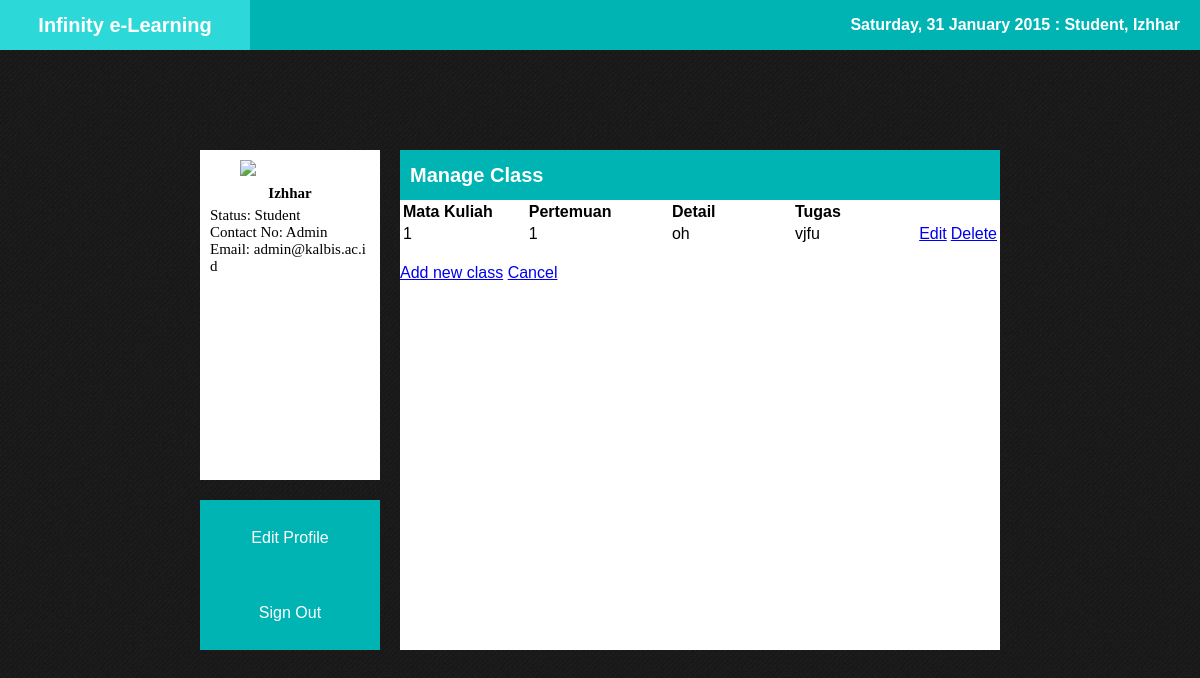
/modules/manage_class.php?id=1 (signed in), run on the app's committed database.
### tables this page shows
CREATE TABLE IF NOT EXISTS `msuser` (
  `id` int(10) NOT NULL,
  `password` varchar(100) NOT NULL,
  `name` varchar(100) NOT NULL,
  `contact` varchar(13) NOT NULL,
  `email` varchar(100) NOT NULL,
  `status` varchar(100) NOT NULL
);

CREATE TABLE IF NOT EXISTS `mspertemuan` (
  `ID_HeaderMataKuliah` int(10) NOT NULL,
  `NamaMataKuliah` varchar(100) NOT NULL,
  `ID_Pertemuan` int(11) NOT NULL,
  `Topic` text NOT NULL,
  `Detail` text NOT NULL,
  `Tugas` text NOT NULL
);

### modules/manage_class.php (the view, shortened to what this page needs)
<?php require_once("../includes/db_connection.php"); ?>
<?php require_once("../includes/functions.php"); ?>
<?php
	if(isset($_SESSION['login']) ) {
		$user = $_SESSION['login'];
?>
<?php
	$sql = "SELECT * FROM msuser WHERE id = '$user'";
	$result = mysqli_query($connection, $sql);
	if($row = mysqli_fetch_array($result)) {
?>
<!DOCTYPE html>
<html>
<head>
    <link rel="stylesheet" href="../css/styles.css">
</head>
<body>
    <div id="top">
        <div id="home-link"><a href="home_lecturer.php">Infinity e-Learning</a></div>
		<div id="header">
			<?php echo waktu() . ': ' . $row['status'] . ', ' . $row['name']; ?>
		</div>
    <div id="main">
        <div id="left">
            <div id="profile">
                <div id="profile-img"><img src="#"/></div>
                <div id="profile-name"><?php echo $row['name']; ?></div>
                <div id="profile-desc">
					<div>Status: <?php echo $row['status']; ?> </div>
					<div>Contact No: <?php echo $row['contact']; ?> </div>
					<div>Email: <?php echo $row['email']; ?></div>
				<?php
					}
				?>
                </div>
            </div>
            <div id="nav">
                <ul>
                    <li><a href="edit_profile.php">Edit Profile</a></li>
                    <li><a href="logout.php">Sign Out</a></li>
                </ul>
            </div>
        </div>
        <div id="right">
            <div id="select">
                <div id="select-head"><span>Manage Class</span></div>
                <div id="select-body">
				<table>
				<tr>
					<th style="text-align: left; width: 200px;">Mata Kuliah</th>
					<th style="text-align: left; width: 200px;">Pertemuan</th>
					<th style="text-align: left; width: 200px;">Detail</th>
					<th style="text-align: left; width: 200px;">Tugas</th>
				</tr>
				<?php
				$htm = $_GET['id'];
				$sql1 = "SELECT * FROM mspertemuan WHERE ID_HeaderMataKuliah = $htm";
				$result1 = mysqli_query($connection, $sql1);
				while($hasil1=mysqli_fetch_assoc($result1))
				{ ?>
					<tr>
						<td>
						<?php echo htmlentities($hasil1["ID_HeaderMataKuliah"]);?>
						</td>
						<td>
						<?php echo htmlentities($hasil1["ID_Pertemuan"]);?>
						</td>
						<td>
						<?php echo htmlentities($hasil1["Detail"]);?>
						</td>
						<td>
						<?php echo htmlentities($hasil1["Tugas"]);?>
						</td>
						<td><a href="edit_class.php?id=<?php echo urlencode($htm);?>">Edit</a></td>
						<td><a href="delete_class.php?id=<?php echo urlencode($htm);?>" onclick="return confirm('Are you sure?');">Delete</a></td>
					</tr>
				<?php }
				?>
			</table>
			<br />
			<a href="add_class.php">Add new class</a>
			<a href="home_lecturer.php">Cancel</a>
			</div>
        </div>
    </div>
</body>
</html>
<?php
}else {
	header('Location: ../index.php');
}
?>

### css/styles.css (style rules this page uses)
body { padding: 0px; margin: 0px; background: url(../images/bg.png); font-family: verdana, sans-serif; }
#top { height: 50px; background: #00B4B4; }
#home-link { float: left; width: 250px; text-align: center; line-height: 50px; font-weight: bold; }
#home-link > a { display: block; text-decoration: none; color: #fff; font-family: verdana, sans-serif; font-size: 20px; }
#header { float: right; line-height: 50px; color: #fff; font-weight: bold; padding-right: 20px; }
#main { position: absolute; top: 50%; left: 50%; margin-left: -400px; margin-top: -250px; width: 800px; height: 500px; }
#left { position: absolute; top: 0px; left: 0px; height: 100%; width: 200px; widows: 100px; }
#right { position: absolute; top 0px; right: 0px; height: 100%; width: 600px; }
#home-link { font-family: Palatino Linotype; font-size: 25px; }
#profile { box-sizing: border-box; width: 180px; height: 330px; font-family: Verdana; font-size:15px; background: #fff; padding: 10px; word-break: break-all; word-wrap: break-word; }
#profile div { display: block; }
#profile-img > img { width: 100px; margin-left: 30px; }
#profile-name { text-align: center; font-weight: bold; padding: 5px; }
#nav { margin-top: 20px; width: 180px; height: 150px; background: #00B4B4; }
#nav ul { padding: 0px; list-style: none; }
#nav li { line-height: 75px; text-align: center; }
#nav a { display: block; text-decoration: none; color: #fff; }
#select { width: 100%; float: right; height: 100%; background: #fff; }
#select-head { position: absolute; box-sizing: border-box; top: 0px; left: 0px; width: 100%; height: 50px; line-height: 50px; background: #00B4B4; padding: 0px 10px; }
#select-head > span { color: #fff; font-weight: bold; font-size: 20px; float: left; }
#select-body { margin-top: 50px; height: 450px; overflow-x: hidden; overflow-y: scroll; }

### data on the page
msuser: status "Student", name "Izhhar", contact "Admin", email "admin@kalbis.ac.id"
mspertemuan: ID_HeaderMataKuliah "1", ID_Pertemuan "1", Detail "oh", Tugas "vjfu"
